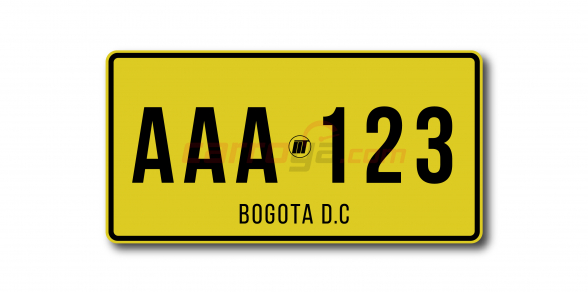
#> input picture license_plate.jpg, 588 x 292 px
$ python plate_reader.py
#> lines starting #> are read from the running program, lines starting #| are printed output that depends on the picture; after the words box and inside, x2 and y2 are one past the last pixel; in counts of white or black regions, pixels touching at a corner belong together
import cv2
import pytesseract

# Cargar la imagen
image = cv2.imread('license_plate.jpg')
#> image is the input picture: shape (292, 588, 3); mean B, G, R 154.3, 209.7, 215.9

# Preprocesar la imagen
gray = cv2.cvtColor(image, cv2.COLOR_BGR2GRAY)
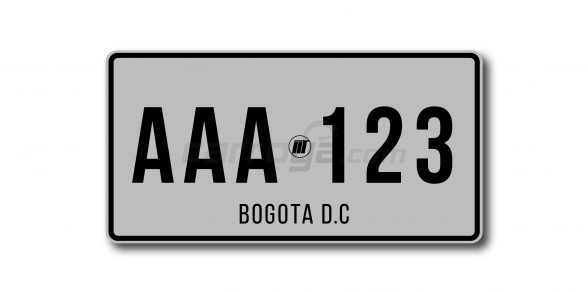
#> gray: shape (292, 588); min 0, max 255, mean 205.2
gray = cv2.bilateralFilter(gray, 11, 17, 17)
edged = cv2.Canny(gray, 30, 200)
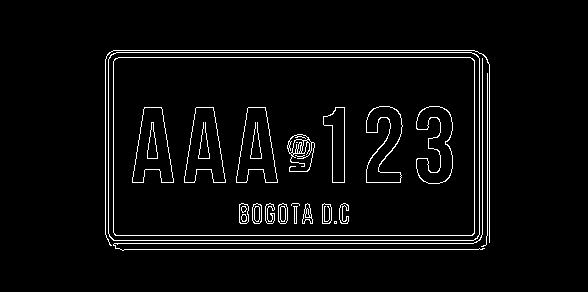
#> edged: shape (292, 588); 4% white in thin lines or dots, all inside (x1, y1, x2, y2) = (105, 50, 490, 251)

# Encontrar contornos y localizar la placa (simplificado)
contours, _ = cv2.findContours(edged.copy(), cv2.RETR_TREE, cv2.CHAIN_APPROX_SIMPLE)
#> contours = 67 contours, 17 with area under 20; largest, box (x1, y1, x2, y2) and area: (108, 52, 480, 241) 69682, (108, 52, 480, 241) 69668, (113, 57, 475, 236) 64240, (113, 57, 475, 236) 64232, (132, 107, 174, 183) 2002
contours = sorted(contours, key=cv2.contourArea, reverse=True)[:10]
#> contours = 10 contours; largest, box (x1, y1, x2, y2) and area: (108, 52, 480, 241) 69682, (108, 52, 480, 241) 69668, (113, 57, 475, 236) 64240, (113, 57, 475, 236) 64232, (132, 107, 174, 183) 2002

plate_contour = None
for contour in contours:
    perimeter = cv2.arcLength(contour, True)
    approx = cv2.approxPolyDP(contour, 0.018 * perimeter, True)
    if len(approx) == 4:
        plate_contour = approx
        break
#> this loop made 1 pass
#> (perimeter, plate_contour) on pass 1: (1106.9, [[108, 59], [113, 240], [479, 234], [474, 53]])

if plate_contour is not None:
    x, y, w, h = cv2.boundingRect(plate_contour)
#> x = 108; y = 53; w = 372; h = 188
    plate = gray[y:y+h, x:x+w]
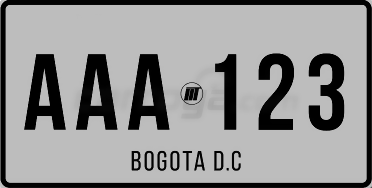
#> plate: shape (188, 372); min 0, max 252, mean 145.8

    # Aplicar OCR
#> (the run stopped early here; a loop or call above may not have finished)
